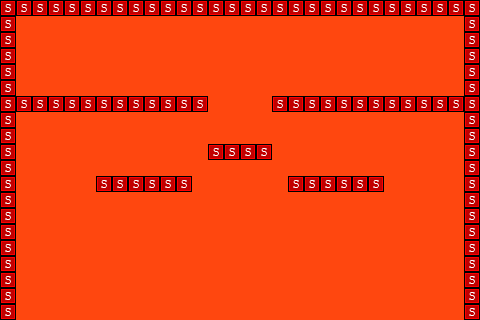

A level layout from a 2D game, rendered from its tile map. Below: a short description, then the map file with tile-grid data replaced by summaries:
An orthogonal 30x20 tile map with 16x16 px tiles, 2 tile layers (Tile Layer 1, collision), 2 tilesets and 1 object (paddle).

<map version="1.0" orientation="orthogonal" width="30" height="20" tilewidth="16" tileheight="16" backgroundcolor="#ff470f">
 <tileset firstgid="1" name="tiles" tilewidth="16" tileheight="16">
  <image source="../img/tiles.png" width="80" height="224" />
 </tileset>
 <tileset firstgid="71" name="solid-tile" tilewidth="16" tileheight="16">
  <image source="../img/solid-tile.png" width="16" height="16" />
  <tile id="0">
   <properties>
    <property name="type" value="solid" />
   </properties>
  </tile>
 </tileset>
 <layer name="Tile Layer 1" width="30" height="20">
  <data>[600 cells, 108 non-empty, 1 distinct tile ids]</data>
 </layer>
 <objectgroup color="#5555ff" name="entity paddle" width="30" height="20">
  <object name="paddle" x="208" y="272" width="48" height="16" />
 </objectgroup>
 <layer name="collision" width="30" height="20">
  <data>[600 cells, 108 non-empty, 1 distinct tile ids]</data>
 </layer>
 <objectgroup name="entity brick" width="30" height="20" />
</map>
